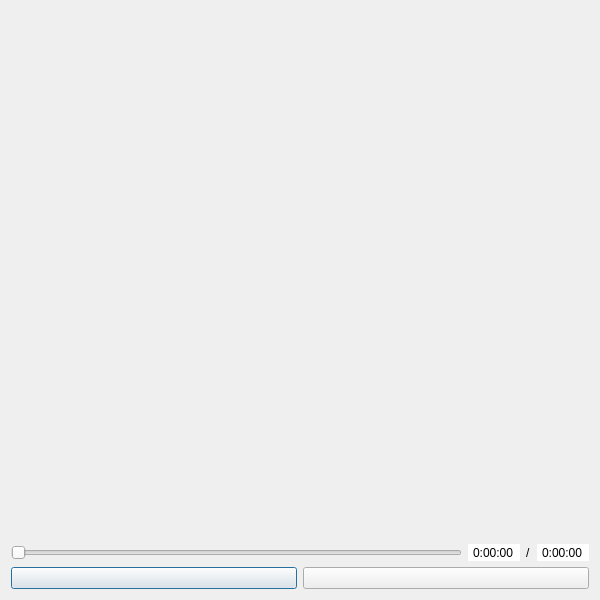
<?xml version="1.0" encoding="UTF-8"?>
<ui version="4.0">
 <class>Dialog</class>
 <widget class="QDialog" name="Dialog">
  <property name="geometry">
   <rect>
    <x>0</x>
    <y>0</y>
    <width>600</width>
    <height>600</height>
   </rect>
  </property>
  <property name="windowTitle">
   <string>Dialog</string>
  </property>
  <layout class="QGridLayout" name="gridLayout">
   <item row="0" column="0">
    <widget class="QFrame" name="frame">
     <property name="frameShape">
      <enum>QFrame::Shape::NoFrame</enum>
     </property>
     <property name="frameShadow">
      <enum>QFrame::Shadow::Raised</enum>
     </property>
     <layout class="QGridLayout" name="gridLayout_2">
      <property name="leftMargin">
       <number>0</number>
      </property>
      <property name="topMargin">
       <number>0</number>
      </property>
      <property name="rightMargin">
       <number>0</number>
      </property>
      <property name="bottomMargin">
       <number>0</number>
      </property>
      <item row="4" column="0">
       <widget class="QPushButton" name="pbtn_play">
        <property name="text">
         <string/>
        </property>
        <property name="icon">
         <iconset resource="resources.qrc">
          <normaloff>:/lib/components/icons/feather/play.svg</normaloff>:/lib/components/icons/feather/play.svg</iconset>
        </property>
       </widget>
      </item>
      <item row="0" column="0" colspan="2">
       <widget class="QStackedWidget" name="stacked_widget_video"/>
      </item>
      <item row="4" column="1">
       <widget class="QPushButton" name="pbtn_pause">
        <property name="text">
         <string/>
        </property>
        <property name="icon">
         <iconset resource="resources.qrc">
          <normaloff>:/lib/components/icons/feather/pause.svg</normaloff>:/lib/components/icons/feather/pause.svg</iconset>
        </property>
       </widget>
      </item>
      <item row="2" column="0" colspan="2">
       <widget class="QFrame" name="frame_2">
        <property name="frameShape">
         <enum>QFrame::Shape::NoFrame</enum>
        </property>
        <property name="frameShadow">
         <enum>QFrame::Shadow::Raised</enum>
        </property>
        <layout class="QGridLayout" name="gridLayout_3">
         <property name="leftMargin">
          <number>0</number>
         </property>
         <property name="topMargin">
          <number>0</number>
         </property>
         <property name="rightMargin">
          <number>0</number>
         </property>
         <property name="bottomMargin">
          <number>0</number>
         </property>
         <item row="0" column="0">
          <widget class="QSlider" name="slider_play">
           <property name="orientation">
            <enum>Qt::Orientation::Horizontal</enum>
           </property>
          </widget>
         </item>
         <item row="0" column="1">
          <widget class="QTimeEdit" name="time_play">
           <property name="frame">
            <bool>false</bool>
           </property>
           <property name="alignment">
            <set>Qt::AlignmentFlag::AlignCenter</set>
           </property>
           <property name="readOnly">
            <bool>true</bool>
           </property>
           <property name="buttonSymbols">
            <enum>QAbstractSpinBox::ButtonSymbols::NoButtons</enum>
           </property>
           <property name="accelerated">
            <bool>false</bool>
           </property>
           <property name="displayFormat">
            <string>H:mm:ss</string>
           </property>
          </widget>
         </item>
         <item row="0" column="3">
          <widget class="QTimeEdit" name="time_duration">
           <property name="frame">
            <bool>false</bool>
           </property>
           <property name="alignment">
            <set>Qt::AlignmentFlag::AlignCenter</set>
           </property>
           <property name="readOnly">
            <bool>true</bool>
           </property>
           <property name="buttonSymbols">
            <enum>QAbstractSpinBox::ButtonSymbols::NoButtons</enum>
           </property>
           <property name="displayFormat">
            <string>H:mm:ss</string>
           </property>
           <property name="calendarPopup">
            <bool>false</bool>
           </property>
          </widget>
         </item>
         <item row="0" column="2">
          <widget class="QLabel" name="label">
           <property name="text">
            <string>/</string>
           </property>
          </widget>
         </item>
        </layout>
       </widget>
      </item>
     </layout>
    </widget>
   </item>
  </layout>
 </widget>
 <tabstops>
  <tabstop>pbtn_play</tabstop>
  <tabstop>pbtn_pause</tabstop>
  <tabstop>slider_play</tabstop>
  <tabstop>time_play</tabstop>
  <tabstop>time_duration</tabstop>
 </tabstops>
 <resources>
  <include location="resources.qrc"/>
 </resources>
 <connections/>
</ui>
